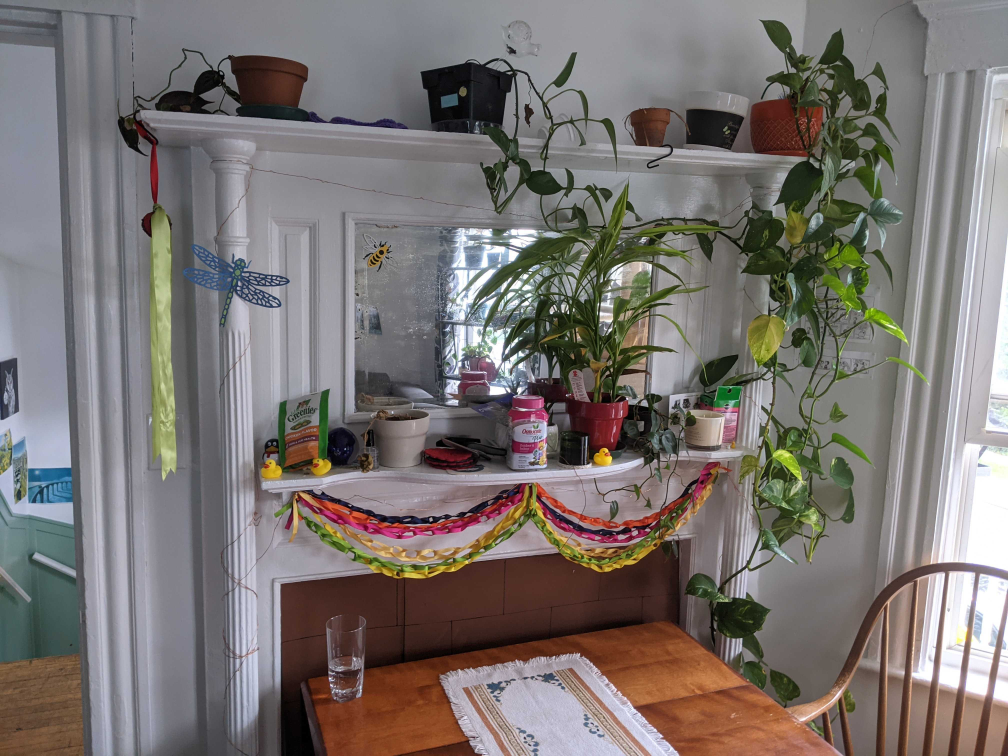
#> input picture exercises/ch3/ex_3_2/comparison.jpg, 4032 x 3024 px (shown at 1/4 size)
$ python -i ex_3_2.py   (imports and definitions only)
#> lines starting #> are read from the running program, lines starting #| are printed output that depends on the picture
import cv2
from matplotlib import pyplot
import numpy
import rawpy
from scipy.ndimage import convolve

from ex_3_1 import evaluate_image


# NOTE TO SELF - eog seems to be able to view raw (dng) files, but poorly.
# Shotwell (installed by default?) seemed to do a good job.


# [142 lines left out: functions main, plot_decimated_view, not called in this run]


# This function is stupid and inefficient, made when I was poking around and
# figuring out how to make the right thing happen, but I think it's not worth
# bothering to tune up. It served its purpose.
def bilinear_interpolate(patterned_image):
    """Interpolate RGB patterned pixels into a full RGB image.

    NOTE: This assumes [BG, BR] because that's what the pattern on my example
    images is. This function isn't made for a general pattern.

    Arguments:
        patterned_image: (n, m) shaped image in a Bayer pattern
    """

    r = numpy.zeros(patterned_image.shape, dtype=float)
    g = numpy.zeros(patterned_image.shape, dtype=float)
    b = numpy.zeros(patterned_image.shape, dtype=float)

    # I hate this, this seems really inefficient, but three kernels for
    # different pixel weightings
    r[1::2, 1::2] = patterned_image[1::2, 1::2]
    r_kernel_x = numpy.array([[0.25, 0, 0.25], [0, 0, 0], [0.25, 0, 0.25]])
    r_convolved_x = convolve(r, r_kernel_x, mode="mirror")
    r_kernel_h = numpy.array([[0, 0, 0], [0.5, 0, 0.5], [0, 0, 0]])
    r_convolved_h = convolve(r, r_kernel_h, mode="mirror")
    r_kernel_v = numpy.array([[0, 0.5, 0], [0, 0, 0], [0, 0.5, 0]])
    r_convolved_v = convolve(r, r_kernel_v, mode="mirror")
    r[0::2, 0::2] = r_convolved_x[0::2, 0::2]
    r[1::2, 0::2] = r_convolved_h[1::2, 0::2]
    r[0::2, 1::2] = r_convolved_v[0::2, 1::2]

    g[0::2, 1::2] = patterned_image[0::2, 1::2]
    g[1::2, 0::2] = patterned_image[1::2, 0::2]
    g_kernel = numpy.array([[0, 0.25, 0], [0.25, 0, 0.25], [0, 0.25, 0]])
    g_convolved = convolve(g, g_kernel, mode="mirror")
    g[0::2, 0::2] = g_convolved[0::2, 0::2]
    g[1::2, 1::2] = g_convolved[1::2, 1::2]

    b[0::2, 0::2] = patterned_image[0::2, 0::2]
    b_kernel_x = numpy.array([[0.25, 0, 0.25], [0, 0, 0], [0.25, 0, 0.25]])
    b_convolved_x = convolve(b, b_kernel_x, mode="mirror")
    b_kernel_h = numpy.array([[0, 0, 0], [0.5, 0, 0.5], [0, 0, 0]])
    b_convolved_h = convolve(b, b_kernel_h, mode="mirror")
    b_kernel_v = numpy.array([[0, 0.5, 0], [0, 0, 0], [0, 0.5, 0]])
    b_convolved_v = convolve(b, b_kernel_v, mode="mirror")
    b[1::2, 1::2] = b_convolved_x[1::2, 1::2]
    b[1::2, 0::2] = b_convolved_v[1::2, 0::2]
    b[0::2, 1::2] = b_convolved_h[0::2, 1::2]

    return numpy.dstack((r, g, b))


# [13 lines left out: function scale_to_uint8, not called in this run]


# [2 lines not run here, left out]

>>> import cv2
>>> picture = cv2.imread('ex_3_2/comparison.jpg', cv2.IMREAD_GRAYSCALE)
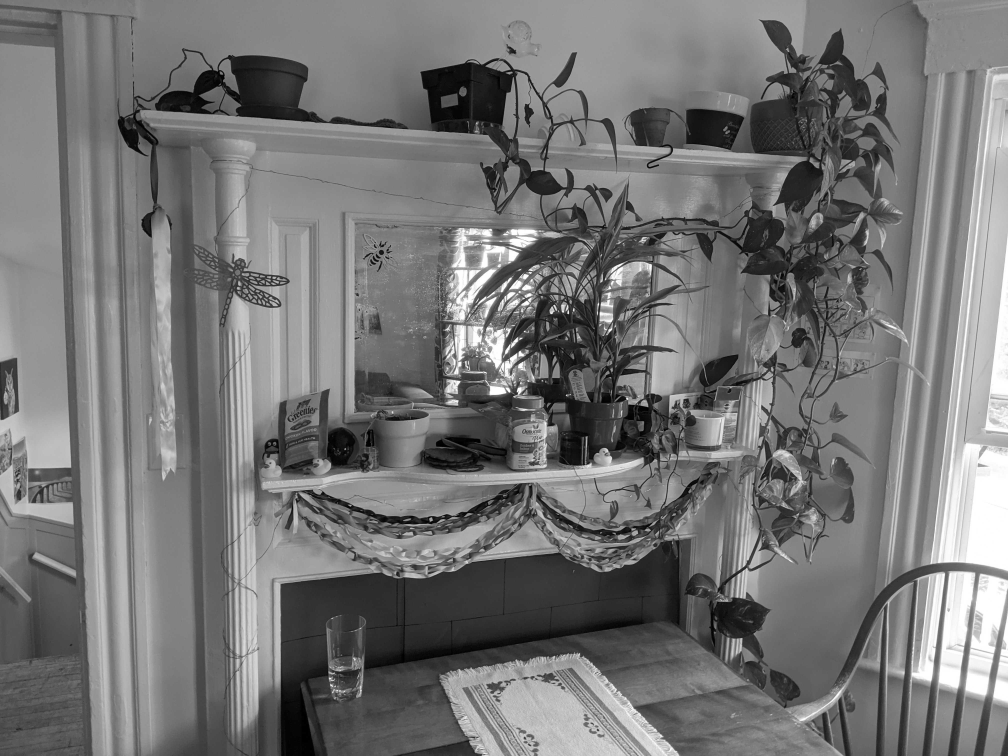
#> picture: shape (3024, 4032) (shown at 1/4 size); min 0, max 255, mean 117.4
>>> result = bilinear_interpolate(picture)
#> in bilinear_interpolate, `r[1::2, 1::2] = patterned_image[1::2, 1::2]`:
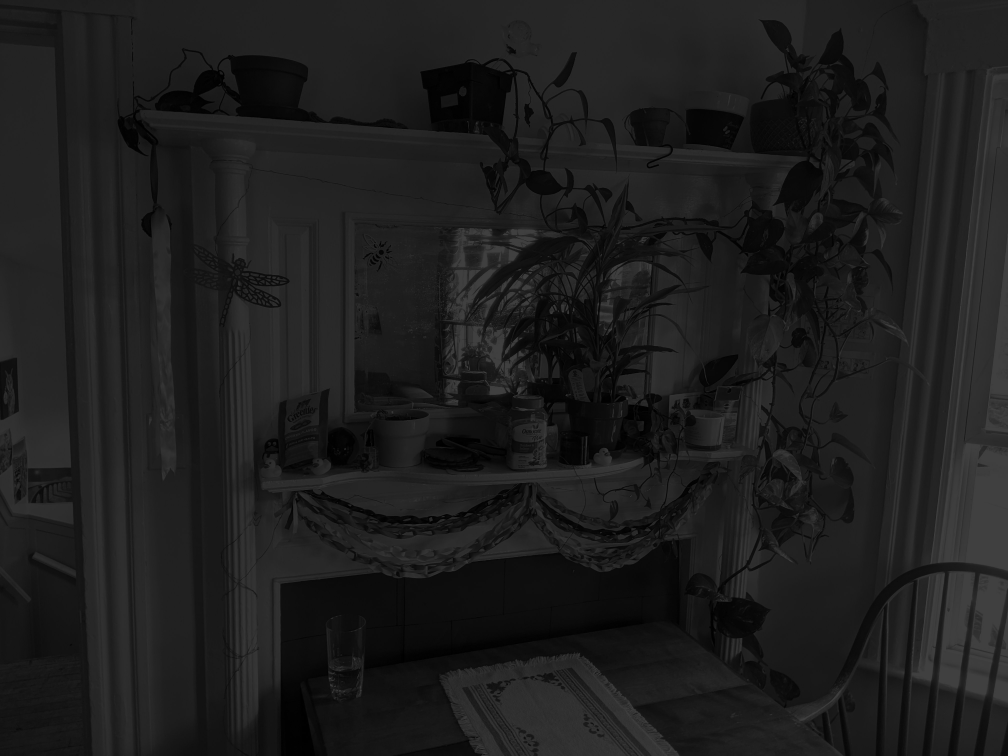
#> r: shape (3024, 4032) float64 (shown at 1/4 size); min 0, max 255, mean 29.3
#> in bilinear_interpolate, `r[0::2, 0::2] = r_convolved_x[0::2, 0::2]`:
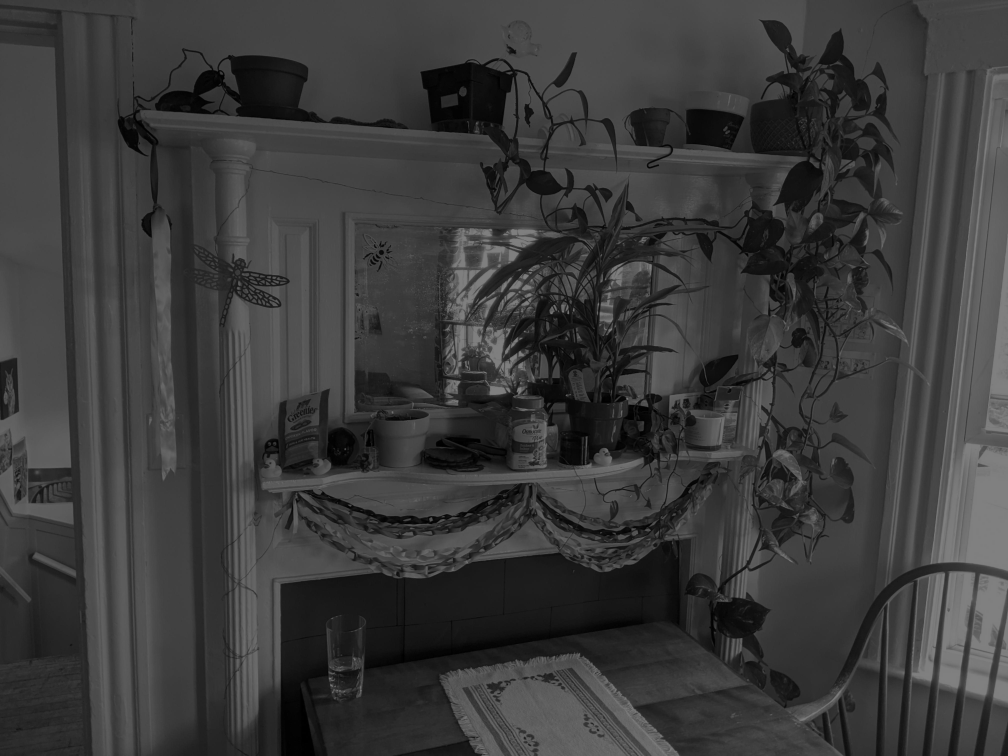
#> r: shape (3024, 4032) float64 (shown at 1/4 size); min 0, max 255, mean 58.7
#> in bilinear_interpolate, `r[1::2, 0::2] = r_convolved_h[1::2, 0::2]`:
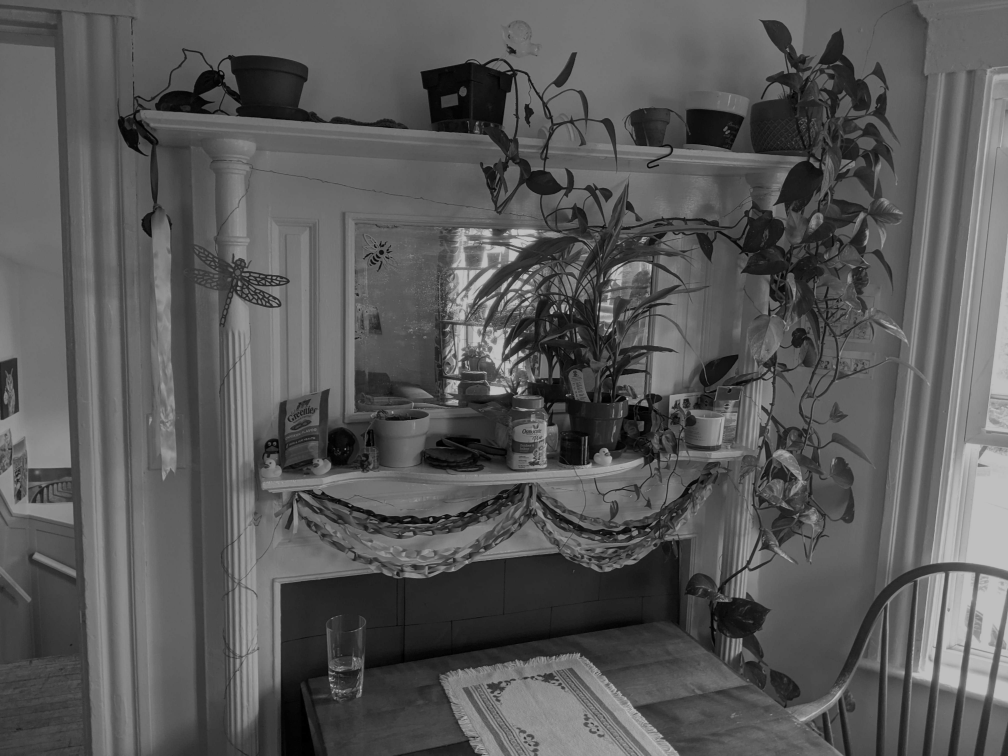
#> r: shape (3024, 4032) float64 (shown at 1/4 size); min 0, max 255, mean 88
